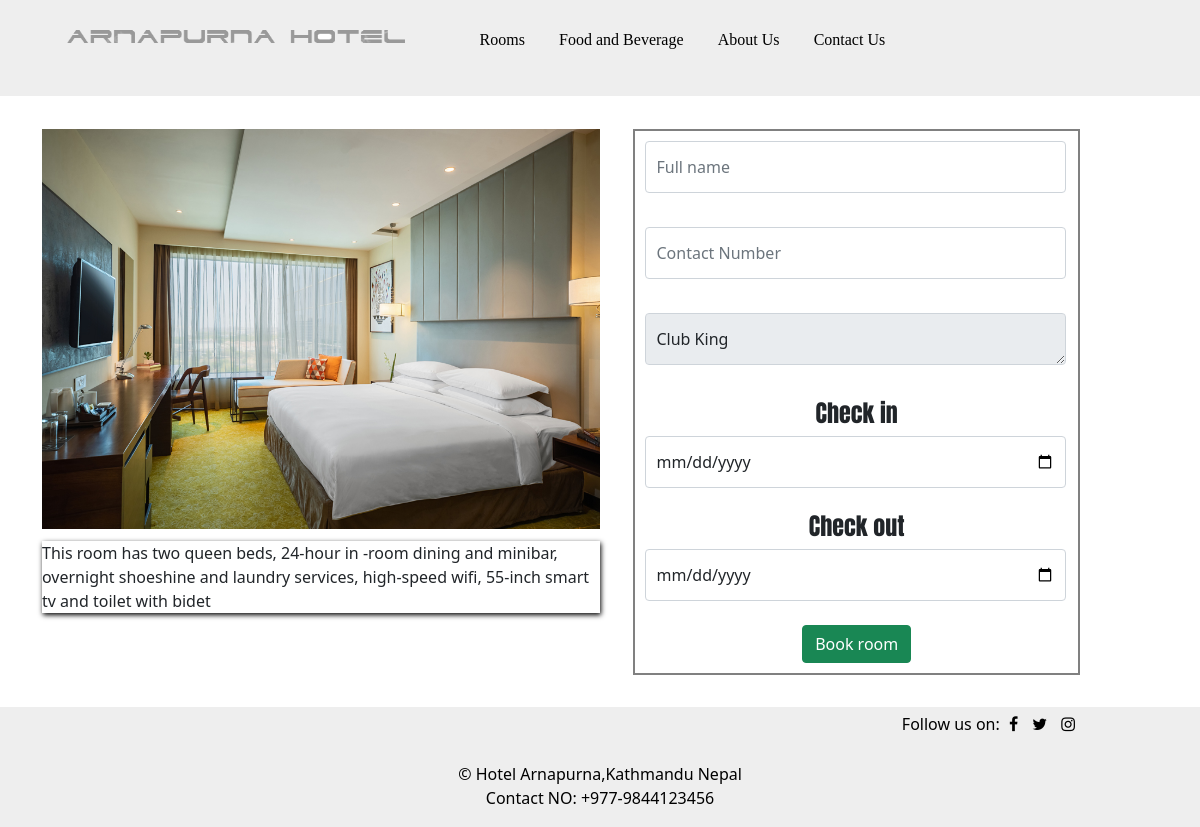
Page /room/4 on the committed database.
### Room/models.py (models this page shows, shortened)
class ImagePost(models.Model):
    caption = models.CharField(max_length=50)
    description = models.CharField(max_length=200)
    image = models.FileField(upload_to='db.sqlite3', blank = True)#file will be saved to MEDIA_ROOT / db.sqlite3(pathname) / 2021#Media_root is for server path to store files in the computer.

### Room/views.py (the view, shortened to what this page needs)
# urls.py: path('room/<int:image_id>', views.details, name="details"),
def details(request, image_id):
    theta_image = get_object_or_404(ImagePost, pk=image_id)#get_object_or_404 get objects based on primary key,each objects in databse has number assigned to primary key
    return render(request, 'room/detail.html',{"theta_image":theta_image})

### Room/templates/room/detail.html (shortened to what this page needs)
{% extends "room/base.html" %}
{% block content %}
<div class="collect">
    <div class="detailfooter">
        <img src={{theta_image.image.url}} alt="picture" width="100%" height="400">
        <p>{{theta_image.description}}</p>
    </div>
        <div class="page-forms">
            <form id="reserve" action="{{x.id}}" method="post">
                <input type="text" name="fullname" id="fullname" class="form-control" placeholder="Full name" required><br>
                <input type="number" name="contact" id="contact" class="form-control" placeholder="Contact Number" required><br>
                <textarea type="text" name="room" class="form-control" placeholder="Select Room" rows="1" readonly >{{theta_image.caption}}</textarea><br>
                <h4>Check in</h4>
                <input type="date" name="checkin" id="checkin" class="form-control" placeholder="" required><br>
                <h4>Check out</h4>
                <input type="date" name="checkout" id="checkout" class="form-control" placeholder="P" required ><br>
                <button type="submit" class="btn btn-success" onclick="btnsub()" style="margin-bottom: 10px;">Book room</button>
            </form>
        </div>
</div>
{% endblock content %}

### Room/static/blog/main.css (style rules this page uses)
* { margin: 0px; padding: 0px; box-sizing: border-box; }
body { background-color: white; }

### Room/templates/room/detail.html (style rules this page uses)
.collect { display: flex; }
.page-forms { height: 50%; width: 40%; text-align: center; font-size: 16px; margin-top: 3%; border: 2px solid gray; }
.page-forms h4 { font-family: 'Anton', sans-serif; }
.form-control { width: 95%; margin-left: 10px; padding: 10px; box-sizing: border-box; outline: none; transition: all ease; line-height: 30px; }
.form-control[type="text"] { margin: 10px; }
.detailfooter { margin-bottom: 7%; }
.detailfooter { margin-top: 3%; padding-bottom: 20px; width: 50%; margin-right: 3%; }
.detailfooter p { margin-top: 2%; box-shadow: 1px 2px 5px black; width: 100%; }

### rows in the picture
ImagePost: image (picture), description "This room has two queen beds, 24-hour in -room dining and minibar, overnight shoeshine and laundry services, high-speed wifi, 55-inch smart tv and toilet with bidet", room "Club King"
